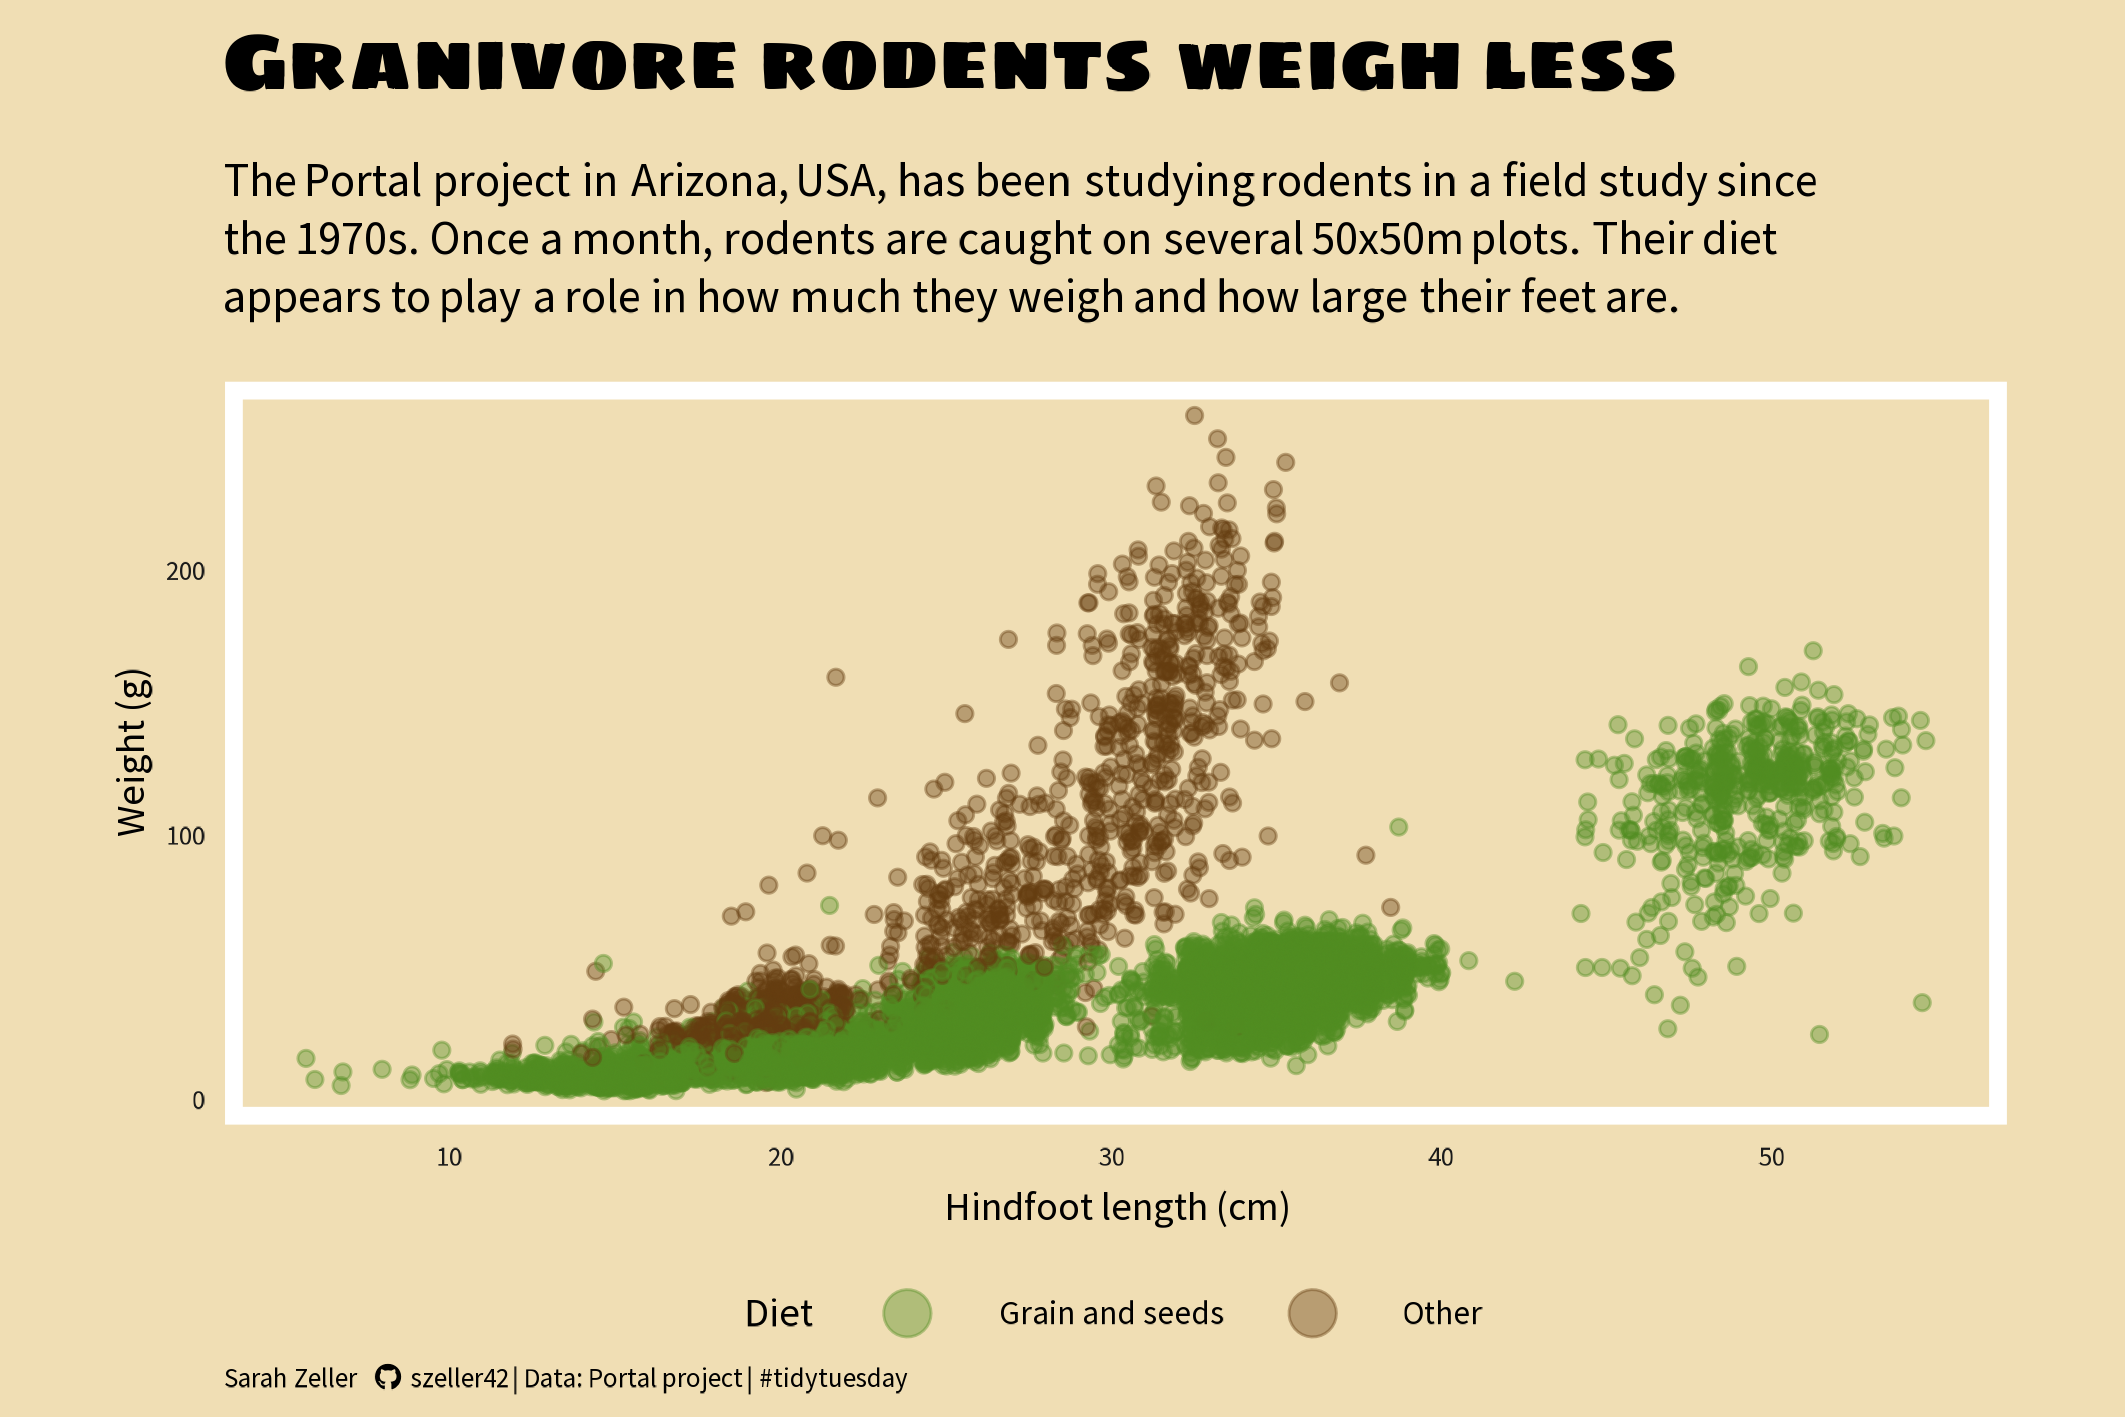

Here is the R script that generated this plot:
library(tidyverse)
library(camcorder)
library(showtext)
library(ggtext)
library(patchwork)

#add fonts
font_add_google("Source Sans Pro", "source-sans")
font_add_google("Sigmar One")
font_add(family = "fa",
         regular = "fontawesome/Font Awesome 6 Brands-Regular-400.otf")

showtext_auto()

# get the data
tuesdata <- tidytuesdayR::tt_load('2023-05-02')

plots <- tuesdata$plots
species <- tuesdata$species

exclosure_plots <- plots |> 
  filter(treatment == "exclosure") |> 
  pull(plot)

granivores <- species |> 
  filter(granivore == 1) |> 
  pull(species)

surveys <- tuesdata$surveys |> 
  mutate(granivore = ifelse(species %in% granivores,
                            "Grain and seeds",
                            "Other"))
gg_record(
  dir = file.path("2023", "2023-05-02", "recording"), # where to save the recording
  device = "png", # device to use to save images
  width = 18, # width of saved image
  height = 12, # height of saved image
  units = "cm", # units for width and height
  dpi = 300 # dpi to use when saving image
)


caption_text <- paste0("<span style='font-family: source-sans'>",
                       "Sarah Zeller ",
                       "</span>  ",
                       "<span style='font-family: fa;'>&#xf09b; </span>",
                       "szeller42",
                       "<span style='font-family: source-sans'>",
                       "  | Data: Portal project | #tidytuesday",
                       "</span>")
subtitle_text <- paste('The Portal project in Arizona, USA, has been studying rodents',
                        'in a field study since the 1970s. Once a month, rodents are',
                        'caught on several 50x50m plots. Their diet appears to',
                        'play a role in how much they weigh and how large their',
                        'feet are.')
  
  
ggplot() +
  geom_jitter(data = surveys,
             aes(x = hfl, 
                 y = wgt,
                 col = granivore),
             alpha = .4) +
  scale_colour_manual(values = c(alpha("#4f8b20", .3),
                                 "#633b0f")) +
  guides(colour = guide_legend(override.aes = list(size = 5))) +
  sarahsFunctions::clean_theme() +
  theme(text = element_text(family = "source-sans",
                            size = 30),
        plot.title = element_textbox_simple(family = "Sigmar One",
                                  size = 60,
                                  margin = margin(b = .5, t = .3, unit = "cm")),
        plot.subtitle = element_textbox_simple(
          colour = "black",
          linewidth = 0.6,
          lineheight = 0.4,
          margin = margin(b = .5, r = 1, unit = "cm"),
          size = 35
        ), 
        plot.caption = element_textbox_simple(
          vjust = 1,
          hjust = .6,
          margin = margin(b = .2, unit = "cm"),
          size = 20),
        axis.text.x = element_text(size = 20),
        axis.text.y = element_text(size = 20),
        axis.line.x = element_blank(),
        plot.background = element_rect(fill = "#F0DEB4",
                                       colour = "#F0DEB4"),
        panel.background = element_rect(fill = NA,
                                        color = "white",
                                        linewidth = 4),
        plot.margin = margin(l = 1, r = 1, unit = "cm"),
        legend.position = "bottom",
        legend.key.width = unit(.1, "cm"),
        legend.key.height = unit(.2, "cm"),
        legend.text = element_text(size = 25)) +
  labs(subtitle = subtitle_text,
       title = "Granivore rodents weigh less",
       col = "Diet",
       caption = caption_text,
       x = "Hindfoot length (cm)",
       y = "Weight (g)")


# save gif
gg_playback(
  name = file.path("2023", "2023-05-02", "20230502.gif"),
  first_image_duration = 4,
  last_image_duration = 20,
  frame_duration = .25,
  background = "#F0DEB4"
)
